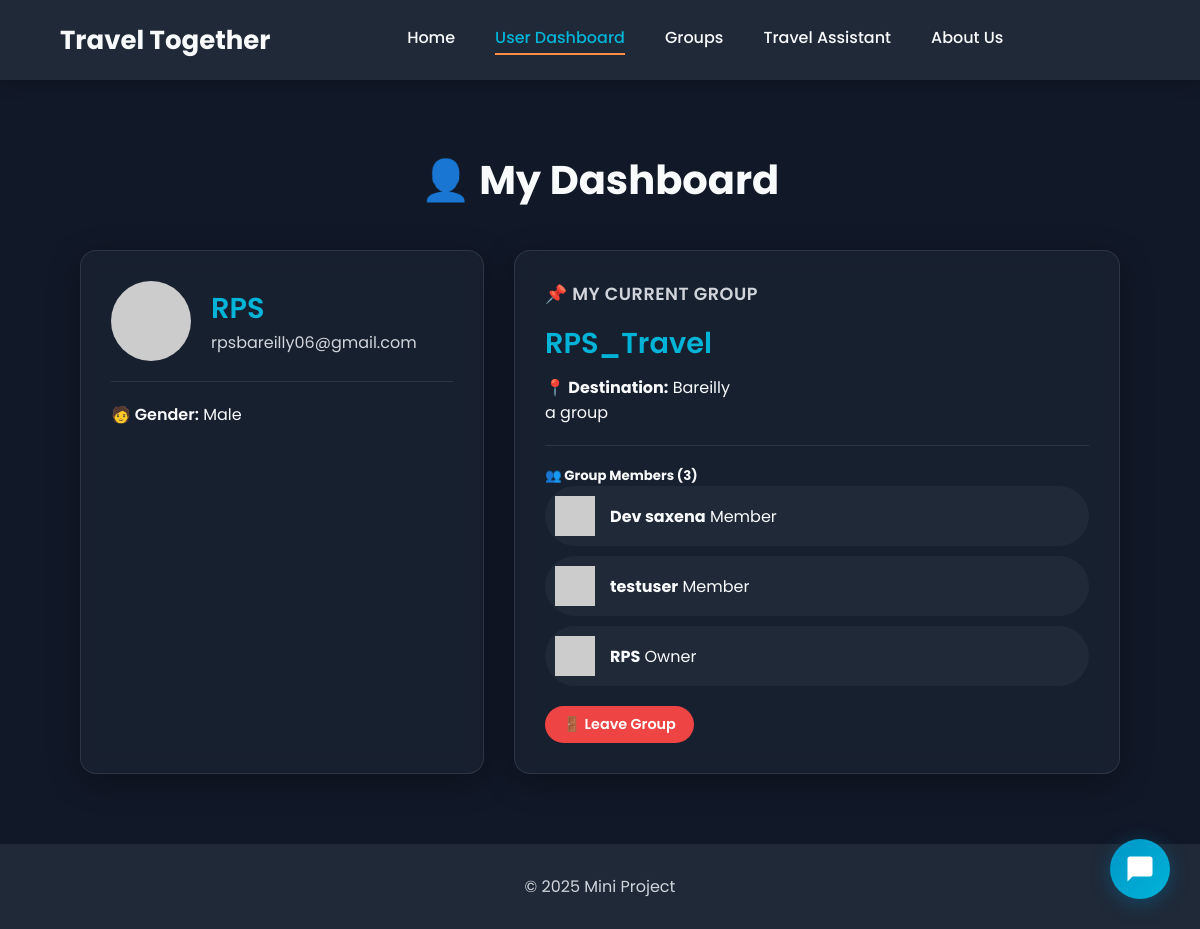
The page /user (signed in) on the database its author committed.
### tables this page shows
CREATE TABLE Users (
        userid TEXT PRIMARY KEY,
        username TEXT UNIQUE NOT NULL,
        password TEXT NOT NULL,
        email TEXT UNIQUE NOT NULL,
        phone_no TEXT UNIQUE,
        gender TEXT CHECK(gender IN ('Male', 'Female', 'Other')),
        marital_status TEXT CHECK(marital_status IN ('Single', 'Married', 'Divorced', 'Widowed')),
        bio TEXT,
        created_at TEXT DEFAULT CURRENT_TIMESTAMP
    );

CREATE TABLE Groups (
        group_id TEXT PRIMARY KEY,
        group_name TEXT NOT NULL,
        group_description TEXT,
        group_type TEXT NOT NULL CHECK(group_type IN ('Public', 'Private')),
        owner_id TEXT NOT NULL,
        destination_id TEXT,
        member_count INTEGER DEFAULT 1,
        max_members INTEGER DEFAULT 50,
        created_at TEXT DEFAULT CURRENT_TIMESTAMP,
        FOREIGN KEY (owner_id) REFERENCES Users (userid) ON DELETE CASCADE,
        FOREIGN KEY (destination_id) REFERENCES Destinations (destination_id) ON DELETE SET NULL
    );

CREATE TABLE Destinations (
        destination_id TEXT PRIMARY KEY,
        destination_name TEXT UNIQUE NOT NULL,
        country TEXT NOT NULL
    );

CREATE TABLE GroupMembers (
        member_id TEXT PRIMARY KEY,
        group_id TEXT NOT NULL,
        user_id TEXT NOT NULL,
        username TEXT NOT NULL,
        join_status TEXT DEFAULT 'Approved' CHECK(join_status IN ('Pending', 'Approved', 'Rejected', 'Blocked')),
        joined_at TEXT DEFAULT CURRENT_TIMESTAMP,
        role TEXT DEFAULT 'Member' CHECK(role IN ('Owner', 'Admin', 'Member')),
        FOREIGN KEY (group_id) REFERENCES Groups (group_id) ON DELETE CASCADE,
        FOREIGN KEY (user_id) REFERENCES Users (userid) ON DELETE CASCADE,
        UNIQUE(group_id, user_id)
    );

### app.py (the view)
@app.route('/user')
def user():
    conn, user_data = validate_user_session()
    if not user_data:
        return redirect("/auth")
    current_group = database.get_user_groups(user_data['userid'])
    group = current_group[0] if current_group else None
    members = []
    if group:
        members = database.get_group_members(group['group_id'])
    conn.close()
    return render_template("user.html", user=user_data, group=group, members=members)

### app.py (called while the page is built)
def validate_user_session():
    user_id = session.get("user_id")
    if not user_id:
        return None, None  # No user in session
    conn = database.get_db_connection()
    user = conn.execute("SELECT * FROM Users WHERE userid = ?", (user_id,)).fetchone()
    if not user:
        session.clear()
        flash("Your session was invalid. Please log in again.", "warning")
        conn.close()
        return None, None
    return conn, user

### database.py (called while the page is built)
def get_db_connection():
    conn = sqlite3.connect('travel_together.db')
    conn.row_factory = sqlite3.Row
    conn.execute("PRAGMA foreign_keys = ON;")
    return conn

def get_user_groups(user_id):
    conn = get_db_connection()
    groups = conn.execute("""
        SELECT g.*, d.destination_name, gm.role
        FROM Groups g
        JOIN GroupMembers gm ON g.group_id = gm.group_id
        LEFT JOIN Destinations d ON g.destination_id = d.destination_id
        WHERE gm.user_id = ?
    """, (user_id,)).fetchall()
    conn.close()
    return groups

def get_group_members(group_id):
    conn = get_db_connection()
    members = conn.execute("""
        SELECT u.username, u.email, u.phone_no, gm.role, gm.joined_at
        FROM GroupMembers gm
        JOIN Users u ON gm.user_id = u.userid
        WHERE gm.group_id = ?
        ORDER BY gm.role, gm.joined_at
    """, (group_id,)).fetchall()
    conn.close()
    return members

### templates/user.html (shortened to what this page needs)
<!DOCTYPE html>
<html lang="en">
<head>
    <link rel="stylesheet" href="/static/style.css">
</head>
<body>
    <header class="navbar">
        <div class="logo">
            <p>Travel Together</p>
        </div>
        <nav class="nav-links" id="nav-links">
            <a href="/home">Home</a>
            <a href="/user" class="active">User Dashboard</a>
            <a href="/groups">Groups</a>
            <a href="/travel">Travel Assistant</a>
            <a href="/about">About Us</a>
        </nav>
    </header>
    <main>
        <div class="dashboard-container">
            <h2>👤 My Dashboard</h2>
            <div class="dashboard-grid">
                <div class="dashboard-card user-profile-card">
                    <div class="profile-header">
                        <img src="https://placehold.co/80x80/00b4d8/FFFFFF?text={{ user['username'][0]|upper }}" alt="User Avatar" class="profile-avatar">
                        <div class="profile-info">
                            <strong>{{ user['username'] }}</strong>
                            <span>{{ user['email'] }}</span>
                        </div>
                    </div>
                    <div class="profile-details">
                        {% if user['gender'] %}<span><strong>🧑 Gender:</strong> {{ user['gender'] }}</span>{% endif %}
                    </div>
                </div>
                <div class="dashboard-card current-group-card">
                    {% if group %}
                        <h3>📌 My Current Group</h3>
                        <h4>{{ group['group_name'] }}</h4>
                        <p><strong>📍 Destination:</strong> {{ group['destination_name'] or 'Not Set' }}</p>
                        <p class="group-description">{{ group['group_description'] or "No description provided." }}</p>
                        <hr>
                        <h5>👥 Group Members ({{ group['member_count'] }})</h5>
                        <ul class="group-members-list">
                            {% for member in members %}
                                <li class="member-item">
                                    <img src="https://placehold.co/40x40/ade8f4/333333?text={{ member['username'][0]|upper }}" alt="Member Avatar">
                                    <div class="member-info">
                                        <strong>{{ member['username'] }}</strong>
                                        <span>{{ member['role'] }}</span>
                                    </div>
                                </li>
                            {% endfor %}
                        </ul>
                        <a href="/groups/leave" class="btn delete-btn" style="margin-top: 20px;">🚪 Leave Group</a>
                    {% else %}
                        <div class="no-group-info">
                            <h3>You are not in a group yet!</h3>
                            <p>Join an existing travel group or create your own to start your next adventure.</p>
                            <a href="/groups" class="btn join-btn" style="margin-top: 10px;">Find a Group</a>
                        </div>
                    {% endif %}
                </div>
            </div>
        </div>
    </main>
    <footer>
        <p>© 2025 Mini Project</p>
    </footer>
    <button class="chatbot-toggle" onclick="toggleChatbot()" id="chatbot-toggle-btn">
    <svg xmlns="http://www.w3.org/2000/svg" viewBox="0 0 24 24" fill="currentColor"><path d="M20 2H4c-1.1 0-2 .9-2 2v18l4-4h14c1.1 0 2-.9 2-2V4c0-1.1-.9-2-2-2z"></path></svg>
</button>
</body>
</html>
</body>
</html>

### static/style.css (style rules this page uses)
:root { --theme-bg: #111827; --theme-bg-secondary: #1f2937; --theme-text-primary: #f9fafb; --theme-text-secondary: #d1d5db; --theme-border: rgba(255, 255, 255, 0.1); --theme-card-bg: rgba(31, 41, 55, 0.5); --primary-color: #0096c7; --secondary-color: #00b4d8; --accent-color: #ff8c42; --border-radius: 16px; --shadow: 0 8px 32px rgba(0, 0, 0, 0.3); }
* { margin: 0; padding: 0; box-sizing: border-box; font-family: 'Poppins', sans-serif; }
body { display: flex; flex-direction: column; min-height: 100vh; color: var(--theme-text-primary); background-color: var(--theme-bg); background-attachment: fixed; }
main { flex-grow: 1; }
hr { border: none; height: 1px; background-color: var(--theme-border); margin: 20px 0; }
.navbar { display: flex; justify-content: space-between; align-items: center; width: 100%; padding: 0 5%; height: 80px; background: var(--theme-bg-secondary); color: var(--theme-text-primary); box-shadow: 0 4px 15px rgba(0, 0, 0, 0.2); position: relative; z-index: 1000; }
.logo { font-size: 26px; font-weight: 700; }
.nav-links { display: flex; gap: 40px; align-items: center; }
.nav-links a { color: var(--theme-text-primary); text-decoration: none; font-size: 16px; font-weight: 500; padding-bottom: 5px; position: relative; transition: color 0.3s; }
.nav-links a::after { content: ''; position: absolute; bottom: 0; left: 0; width: 0; height: 2px; background-color: var(--accent-color); transition: width 0.3s ease-out; }
.nav-links a:hover, .nav-links a.active { color: var(--secondary-color); }
.nav-links a:hover::after, .nav-links a.active::after { width: 100%; }
.btn { display: inline-flex; align-items: center; gap: 8px; padding: 8px 18px; border-radius: 50px; font-weight: 600; font-size: 0.9rem; text-decoration: none; border: none; cursor: pointer; transition: all 0.3s ease; }
.delete-btn { background: #ef4444; color: white; }
footer { background-color: var(--theme-bg-secondary); color: var(--theme-text-secondary); text-align: center; padding: 30px; margin-top: auto; }
.dashboard-container, .groups-container { width: 90%; max-width: 1200px; margin: 50px auto; padding: 20px; }
.dashboard-container h2, .groups-container h2 { text-align: center; margin-bottom: 40px; color: var(--theme-text-primary); font-size: 2.5rem; }
.dashboard-card { background: var(--theme-card-bg); backdrop-filter: blur(10px); border-radius: var(--border-radius); padding: 30px; box-shadow: var(--shadow); border: 1px solid var(--theme-border); height: 100%; }
.dashboard-grid { display: grid; grid-template-columns: 1fr 1.5fr; gap: 30px; align-items: flex-start; }
.user-profile-card .profile-header { display: flex; align-items: center; gap: 20px; padding-bottom: 20px; margin-bottom: 20px; border-bottom: 1px solid var(--theme-border); }
.profile-avatar { width: 80px; height: 80px; border-radius: 50%; object-fit: cover; }
.profile-info strong { font-size: 1.8rem; font-weight: 600; color: var(--secondary-color); display: block; }
.profile-info span { color: var(--theme-text-secondary); font-size: 1rem; }
.profile-details span { display: block; margin-bottom: 12px; font-size: 1rem; }
.profile-details span strong { font-weight: 600; color: var(--theme-text-primary); }
.current-group-card h3 { font-size: 1.1rem; font-weight: 600; text-transform: uppercase; color: var(--theme-text-secondary); letter-spacing: 0.5px; margin-bottom: 15px; }
.current-group-card h4 { font-size: 1.8rem; font-weight: 600; color: var(--secondary-color); margin-bottom: 10px; }
.group-members-list { list-style: none; padding: 0; display: flex; flex-direction: column; gap: 10px; }
.member-item { display: flex; align-items: center; gap: 15px; padding: 10px; border-radius: 50px; background: var(--theme-bg-secondary); transition: background 0.3s; }
.chatbot-toggle { position: fixed; bottom: 30px; right: 30px; width: 60px; height: 60px; background: linear-gradient(135deg, var(--primary-color), var(--secondary-color)); border-radius: 50%; border: none; cursor: pointer; box-shadow: 0 4px 20px rgba(0, 119, 182, 0.4); z-index: 1000; display: flex; align-items: center; justify-content: center; transition: all 0.3s ease; animation: pulse 2.5s infinite; }
.chatbot-toggle svg { width: 30px; height: 30px; fill: white; }

### rows shown on the page
Users: username "RPS", email "rpsbareilly06@gmail.com", gender "Male"
Groups: group_name "RPS_Travel", group_description "a group", member_count "3"
Destinations: destination_name "Bareilly"
GroupMembers: username "Dev saxena", role "Member"
GroupMembers: username "testuser", role "Member"
GroupMembers: username "RPS", role "Owner"
